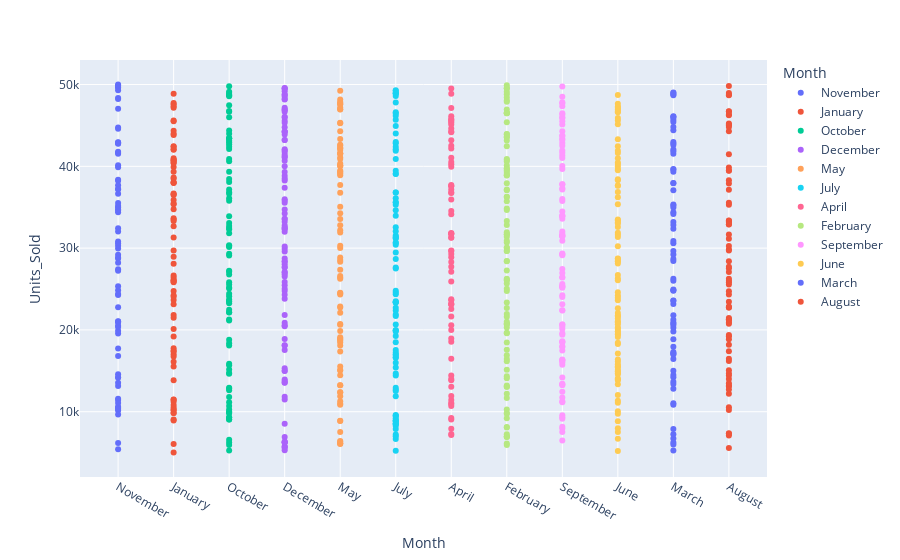

Notebook code for this chart:
### Markdown cell above
Using the Plotly library, we will make a scatterplot to see the distribution of sales in different months of the year


As we can see, the month with the highest number of sales was November,while the other months reach a lookalike result.
We personalize our scatterplot to be able to select the months we want to know their results.

### Code cell
fig = scatter_sales = px.scatter(data_frame=df,x="Month",y="Units_Sold",color="Month")
fig.show()

### Figure 1 — Plotly figure (JSON) as saved in the notebook; plotly's stock layout.template omitted (floating-point values rounded to 4 significant figures)
{"data": [{"hovertemplate": "Month=%{x}<br>Units_Sold=%{y}<extra></extra>", "legendgroup": "November", "marker": {"color": "#636efa", "symbol": "circle"}, "mode": "markers", "name": "November", "orientation": "v", "showlegend": true, "type": "scatter", "x": ["November", "November", "November", "November", "November", "November", "November", "November", "November", "November", "November", "November", "November", "November", "November", "November", "November", "November", "November", "November", "November", "November", "November", "November", "November", "November", "November", "November", "November", "November", "November", "November", "November", "November", "November", "November", "November", "November", "November", "November", "November", "November", "November", "November", "November", "November", "November", "November", "November", "November", "November", "November", "November", "November", "November", "November", "November", "November", "November", "November", "November", "November", "November", "November", "November", "November", "November", "November", "November", "November", "November", "November"], "xaxis": "x", "y": [48356, 35160, 44734, 42942, 10473, 27420, 38355, 29193, 34384, 28721, 10605, 42901, 30797, 30282, 35528, 11440, 19555, 48229, 24267, 49992, 49696, 17729, 41529, 10147, 44606, 37209, 28203, 38234, 11602, 41786, 49607, 40146, 47036, 37697, 35001, 24849, 32418, 39891, 10346, 49315, 5398, 30607, 11072, 29941, 36635, 19905, 41655, 42755, 28857, 42813, 9668, 20895, 34614, 20355, 14576, 49867, 27222, 32047, 25327, 34752, 21022, 20526, 13131, 13551, 14199, 16821, 6167, 24397, 37241, 14181, 21072, 22761], "yaxis": "y"}, {"hovertemplate": "Month=%{x}<br>Units_Sold=%{y}<extra></extra>", "legendgroup": "January", "marker": {"color": "#EF553B", "symbol": "circle"}, "mode": "markers", "name": "January", "orientation": "v", "showlegend": true, "type": "scatter", "x": ["January", "January", "January", "January", "January", "January", "January", "January", "January", "January", "January", "January", "January", "January", "January", "January", "January", "January", "January", "January", "January", "January", "January", "January", "January", "January", "January", "January", "January", "January", "January", "January", "January", "January", "January", "January", "January", "January", "January", "January", "January", "January", "January", "January", "January", "January", "January", "January", "January", "January", "January", "January", "January", "January", "January", "January", "January", "January", "January", "January", "January", "January", "January", "January", "January", "January", "January", "January", "January", "January", "January", "January", "January", "January", "January", "January", "January", "January"], "xaxis": "x", "y": [9842, 39919, 10277, 35377, 35468, 43996, 9847, 17746, 26666, 40440, 40417, 47604, 24773, 24233, 42458, 40691, 38622, 42094, 19197, 26079, 23146, 10167, 47176, 21835, 31290, 32663, 23653, 44343, 37975, 6063, 16104, 40801, 26422, 21488, 42388, 48873, 10527, 33515, 9058, 5028, 26112, 20117, 13843, 40979, 25837, 38487, 11484, 17022, 25907, 28077, 15527, 36693, 45518, 33638, 38021, 36483, 47739, 11227, 33330, 29713, 38015, 45608, 34759, 39351, 17353, 17458, 11470, 40727, 35894, 16756, 36582, 47343, 24043, 28958, 43842, 10815, 8922, 42040], "yaxis": "y"}, {"hovertemplate": "Month=%{x}<br>Units_Sold=%{y}<extra></extra>", "legendgroup": "October", "marker": {"color": "#00cc96", "symbol": "circle"}, "mode": "markers", "name": "October", "orientation": "v", "showlegend": true, "type": "scatter", "x": ["October", "October", "October", "October", "October", "October", "October", "October", "October", "October", "October", "October", "October", "October", "October", "October", "October", "October", "October", "October", "October", "October", "October", "October", "October", "October", "October", "October", "October", "October", "October", "October", "October", "October", "October", "October", "October", "October", "October", "October", "October", "October", "October", "October", "October", "October", "October", "October", "October", "October", "October", "October", "October", "October", "October", "October", "October", "October", "October", "October", "October", "October", "October", "October", "October", "October", "October", "October", "October", "October", "October", "October", "October", "October", "October", "October", "October", "October", "October", "October", "October", "October", "October", "October", "October"], "xaxis": "x", "y": [25079, 39344, 33059, 31834, 23473, 24432, 43122, 36845, 29308, 46766, 42110, 43980, 49804, 18808, 12640, 11147, 27232, 12825, 21269, 24125, 25828, 30270, 44384, 9054, 30338, 6248, 42937, 43390, 30124, 22124, 10283, 36093, 32693, 33902, 6574, 14744, 9049, 26778, 46670, 37169, 22460, 43439, 21146, 38088, 18106, 9831, 36648, 32295, 9299, 14646, 12917, 49105, 22174, 15693, 23265, 35801, 40882, 48761, 47459, 27118, 15167, 25199, 42709, 23709, 40620, 23527, 48978, 42409, 38457, 5248, 43425, 46000, 29114, 48698, 10701, 15851, 48555, 18365, 5918, 25544, 32471, 11789, 9312, 10017, 9870], "yaxis": "y"}, {"hovertemplate": "Month=%{x}<br>Units_Sold=%{y}<extra></extra>", "legendgroup": "December", "marker": {"color": "#ab63fa", "symbol": "circle"}, "mode": "markers", "name": "December", "orientation": "v", "showlegend": true, "type": "scatter", "x": ["December", "December", "December", "December", "December", "December", "December", "December", "December", "December", "December", "December", "December", "December", "December", "December", "December", "December", "December", "December", "December", "December", "December", "December", "December", "December", "December", "December", "December", "December", "December", "December", "December", "December", "December", "December", "December", "December", "December", "December", "December", "December", "December", "December", "December", "December", "December", "December", "December", "December", "December", "December", "December", "December", "December", "December", "December", "December", "December", "December", "December", "December", "December", "December", "December", "December", "December", "December", "December", "December", "December", "December", "December", "December", "December", "December", "December", "December", "December", "December", "December", "December", "December", "December", "December", "December", "December", "December", "December", "December", "December", "December", "December", "December", "December", "December"], "xaxis": "x", "y": [41404, 30197, 33581, 41744, 48740, 38854, 45961, 46682, 5713, 45569, 28038, 49565, 44238, 27680, 15325, 13549, 33222, 34245, 24771, 48540, 18898, 46062, 23802, 6257, 46991, 5564, 27059, 42082, 5748, 47159, 6901, 29938, 29603, 32757, 25467, 32321, 32475, 49440, 14969, 44252, 40025, 27618, 6354, 20868, 37396, 20448, 11839, 35804, 41927, 41095, 43215, 27087, 32012, 32488, 5301, 25857, 44234, 24291, 18093, 21823, 17534, 48239, 38527, 35535, 28409, 49542, 13770, 49189, 48156, 46870, 14998, 38275, 28350, 44791, 25039, 26534, 43906, 26797, 43220, 34732, 48785, 6196, 45317, 35978, 11499, 39321, 8529, 33549, 13935, 13576, 40694, 20586, 41202, 28738, 6270, 18133], "yaxis": "y"}, {"hovertemplate": "Month=%{x}<br>Units_Sold=%{y}<extra></extra>", "legendgroup": "May", "marker": {"color": "#FFA15A", "symbol": "circle"}, "mode": "markers", "name": "May", "orientation": "v", "showlegend": true, "type": "scatter", "x": ["May", "May", "May", "May", "May", "May", "May", "May", "May", "May", "May", "May", "May", "May", "May", "May", "May", "May", "May", "May", "May", "May", "May", "May", "May", "May", "May", "May", "May", "May", "May", "May", "May", "May", "May", "May", "May", "May", "May", "May", "May", "May", "May", "May", "May", "May", "May", "May", "May", "May", "May", "May", "May", "May", "May", "May", "May", "May", "May", "May", "May", "May", "May", "May", "May", "May", "May", "May", "May", "May", "May", "May", "May", "May", "May", "May", "May", "May", "May", "May", "May", "May", "May", "May", "May"], "xaxis": "x", "y": [33569, 18843, 41525, 18692, 13232, 15114, 26398, 11893, 47626, 39458, 27370, 8911, 14474, 18456, 6123, 45334, 28850, 42633, 47580, 24321, 28564, 6327, 32171, 41568, 6052, 39375, 42197, 30014, 40125, 6153, 42546, 18939, 38906, 15518, 6420, 20632, 12383, 40905, 19861, 41079, 24535, 49226, 41555, 7516, 39080, 17357, 22115, 22852, 10974, 22736, 12389, 20719, 36767, 40333, 47868, 40023, 41984, 13242, 34267, 31908, 37706, 26582, 10849, 30306, 11269, 46989, 18093, 48177, 44299, 28331, 46947, 47752, 43332, 24495, 40117, 42278, 19094, 45270, 35066, 8861, 32810, 39209, 47189, 15046, 26242], "yaxis": "y"}, {"hovertemplate": "Month=%{x}<br>Units_Sold=%{y}<extra></extra>", "legendgroup": "July", "marker": {"color": "#19d3f3", "symbol": "circle"}, "mode": "markers", "name": "July", "orientation": "v", "showlegend": true, "type": "scatter", "x": ["July", "July", "July", "July", "July", "July", "July", "July", "July", "July", "July", "July", "July", "July", "July", "July", "July", "July", "July", "July", "July", "July", "July", "July", "July", "July", "July", "July", "July", "July", "July", "July", "July", "July", "July", "July", "July", "July", "July", "July", "July", "July", "July", "July", "July", "July", "July", "July", "July", "July", "July", "July", "July", "July", "July", "July", "July", "July", "July", "July", "July", "July", "July", "July", "July", "July", "July", "July", "July", "July", "July", "July", "July", "July", "July", "July", "July", "July", "July", "July", "July", "July", "July", "July", "July", "July", "July", "July", "July", "July"], "xaxis": "x", "y": [42814, 46622, 16670, 47805, 8478, 19958, 19956, 20670, 15402, 23385, 12692, 30671, 41898, 46169, 11907, 16989, 42383, 40904, 9495, 28660, 23503, 8291, 8891, 23339, 8970, 5233, 17561, 21699, 44925, 31559, 48881, 31357, 35304, 44025, 23375, 32062, 35610, 42975, 27507, 46453, 33968, 16592, 8844, 12534, 45702, 31264, 8524, 7218, 9612, 19271, 30406, 14436, 18488, 39059, 36813, 22371, 29472, 9468, 22720, 24791, 7886, 8582, 24571, 48935, 9218, 31163, 19804, 35570, 49315, 34623, 17245, 48598, 12945, 6668, 36096, 32558, 30645, 24373, 48966, 16921, 21874, 7001, 36808, 42093, 39446, 49214, 39083, 27633, 15989, 14668], "yaxis": "y"}, {"hovertemplate": "Month=%{x}<br>Units_Sold=%{y}<extra></extra>", "legendgroup": "April", "marker": {"color": "#FF6692", "symbol": "circle"}, "mode": "markers", "name": "April", "orientation": "v", "showlegend": true, "type": "scatter", "x": ["April", "April", "April", "April", "April", "April", "April", "April", "April", "April", "April", "April", "April", "April", "April", "April", "April", "April", "April", "April", "April", "April", "April", "April", "April", "April", "April", "April", "April", "April", "April", "April", "April", "April", "April", "April", "April", "April", "April", "April", "April", "April", "April", "April", "April", "April", "April", "April", "April", "April", "April", "April", "April", "April", "April", "April", "April", "April", "April", "April", "April", "April", "April", "April", "April", "April", "April", "April"], "xaxis": "x", "y": [16489, 39934, 48873, 44636, 28886, 14434, 31268, 46124, 45351, 13858, 29724, 44272, 20585, 37618, 41062, 43178, 27108, 10939, 11069, 14004, 37570, 27736, 45787, 23761, 34149, 23175, 28314, 45530, 49510, 31840, 45099, 9045, 10699, 13044, 31752, 44154, 40254, 37722, 7166, 7918, 47144, 25935, 42503, 21644, 11441, 11929, 31306, 37179, 29642, 7276, 29270, 31758, 18543, 22560, 36810, 36747, 31764, 23160, 35933, 42179, 19979, 45686, 34547, 23633, 23104, 40542, 9244, 18952], "yaxis": "y"}, {"hovertemplate": "Month=%{x}<br>Units_Sold=%{y}<extra></extra>", "legendgroup": "February", "marker": {"color": "#B6E880", "symbol": "circle"}, "mode": "markers", "name": "February", "orientation": "v", "showlegend": true, "type": "scatter", "x": ["February", "February", "February", "February", "February", "February", "February", "February", "February", "February", "February", "February", "February", "February", "February", "February", "February", "February", "February", "February", "February", "February", "February", "February", "February", "February", "February", "February", "February", "February", "February", "February", "February", "February", "February", "February", "February", "February", "February", "February", "February", "February", "February", "February", "February", "February", "February", "February", "February", "February", "February", "February", "February", "February", "February", "February", "February", "February", "February", "February", "February", "February", "February", "February", "February", "February", "February", "February", "February", "February", "February", "February", "February", "February", "February", "February", "February", "February", "February", "February", "February", "February", "February", "February", "February", "February", "February", "February", "February", "February", "February", "February", "February", "February", "February", "February"], "xaxis": "x", "y": [43626, 40762, 46508, 49926, 30045, 18455, 24769, 5936, 37079, 22676, 9747, 6899, 34848, 13064, 43953, 39676, 48811, 6131, 46488, 20301, 6954, 49549, 31673, 39076, 49553, 16158, 20661, 31387, 36239, 12202, 10259, 40890, 9846, 7242, 43169, 39495, 39308, 49117, 46945, 30682, 40582, 19653, 35728, 43928, 20724, 17571, 23362, 28434, 13052, 21015, 48413, 31688, 21955, 36286, 29636, 38922, 14104, 19586, 45392, 40110, 25048, 26264, 34648, 8085, 42443, 37934, 43543, 14342, 33324, 26040, 25668, 16912, 29655, 27263, 6983, 13199, 15141, 47887, 30036, 38877, 9210, 11691, 46554, 16435, 28383, 46496, 31946, 39777, 21620, 37161, 32822, 20775, 30908, 48062, 26136, 8137], "yaxis": "y"}, {"hovertemplate": "Month=%{x}<br>Units_Sold=%{y}<extra></extra>", "legendgroup": "September", "marker": {"color": "#FF97FF", "symbol": "circle"}, "mode": "markers", "name": "September", "orientation": "v", "showlegend": true, "type": "scatter", "x": ["September", "September", "September", "September", "September", "September", "September", "September", "September", "September", "September", "September", "September", "September", "September", "September", "September", "September", "September", "September", "September", "September", "September", "September", "September", "September", "September", "September", "September", "September", "September", "September", "September", "September", "September", "September", "September", "September", "September", "September", "September", "September", "September", "September", "September", "September", "September", "September", "September", "September", "September", "September", "September", "September", "September", "September", "September", "September", "September", "September", "September", "September", "September", "September", "September", "September", "September", "September", "September", "September", "September", "September", "September", "September", "September", "September", "September", "September", "September", "September", "September", "September", "September", "September", "September", "September", "September", "September", "September", "September", "September"], "xaxis": "x", "y": [41006, 46314, 33895, 33577, 7956, 26396, 27448, 16375, 41336, 31768, 29252, 47338, 37824, 18610, 30892, 26971, 40029, 39670, 23137, 20663, 41932, 37822, 11727, 25161, 24247, 22409, 22363, 19422, 43362, 25365, 25267, 37183, 15743, 47675, 25606, 34475, 11286, 49772, 20657, 9556, 25307, 42842, 26433, 29332, 37325, 45895, 6482, 18476, 43727, 17902, 9310, 16306, 17475, 31557, 31434, 7510, 16048, 18012, 33938, 36001, 45981, 47844, 13352, 33989, 41665, 12456, 35777, 19589, 46497, 48498, 18569, 31498, 11159, 29145, 20109, 16258, 14191, 13249, 45125, 32020, 44300, 20419, 45500, 43225, 24032, 31506, 9146, 43743, 13429, 8166, 42516], "yaxis": "y"}, {"hovertemplate": "Month=%{x}<br>Units_Sold=%{y}<extra></extra>", "legendgroup": "June", "marker": {"color": "#FECB52", "symbol": "circle"}, "mode": "markers", "name": "June", "orientation": "v", "showlegend": true, "type": "scatter", "x": ["June", "June", "June", "June", "June", "June", "June", "June", "June", "June", "June", "June", "June", "June", "June", "June", "June", "June", "June", "June", "June", "June", "June", "June", "June", "June", "June", "June", "June", "June", "June", "June", "June", "June", "June", "June", "June", "June", "June", "June", "June", "June", "June", "June", "June", "June", "June", "June", "June", "June", "June", "June", "June", "June", "June", "June", "June", "June", "June", "June", "June", "June", "June", "June", "June", "June", "June", "June", "June", "June", "June", "June", "June", "June", "June", "June", "June", "June", "June", "June", "June", "June", "June", "June", "June", "June", "June", "June", "June", "June", "June"], "xaxis": "x", "y": [41901, 41641, 16396, 18279, 21063, 21735, 33156, 39659, 24222, 15114, 11346, 20285, 40284, 45591, 26283, 26073, 22636, 45139, 32581, 33407, 40020, 14607, 36206, 26728, 36864, 19496, 28407, 11095, 15441, 14683, 46881, 22074, 8847, 37643, 37621, 47008, 24607, 42446, 19448, 13360, 20135, 21700, 14939, 10066, 30241, 31869, 20952, 13888, 7966, 45908, 17105, 35378, 18421, 28729, 46617, 14871, 6685, 15574, 20702, 9759, 13901, 28438, 47260, 38295, 31632, 43304, 47663, 28707, 33490, 16136, 39529, 40981, 23621, 46707, 48710, 14102, 7535, 33002, 19823, 38431, 28120, 19807, 40467, 5204, 21383, 12056, 15815, 19144, 31376, 47243, 23927], "yaxis": "y"}, {"hovertemplate": "Month=%{x}<br>Units_Sold=%{y}<extra></extra>", "legendgroup": "March", "marker": {"color": "#636efa", "symbol": "circle"}, "mode": "markers", "name": "March", "orientation": "v", "showlegend": true, "type": "scatter", "x": ["March", "March", "March", "March", "March", "March", "March", "March", "March", "March", "March", "March", "March", "March", "March", "March", "March", "March", "March", "March", "March", "March", "March", "March", "March", "March", "March", "March", "March", "March", "March", "March", "March", "March", "March", "March", "March", "March", "March", "March", "March", "March", "March", "March", "March", "March", "March", "March", "March", "March", "March", "March", "March", "March", "March", "March", "March", "March", "March", "March", "March", "March", "March", "March", "March", "March", "March", "March", "March", "March", "March", "March", "March"], "xaxis": "x", "y": [48973, 10853, 42986, 23608, 12796, 37917, 6244, 24860, 37071, 42072, 44415, 5250, 16995, 24788, 42786, 15005, 20261, 39623, 21784, 6731, 17179, 14492, 37977, 42594, 45678, 39686, 17306, 16444, 35346, 30604, 45929, 14208, 11050, 48694, 29212, 20599, 45408, 34976, 41534, 19819, 5985, 17951, 35223, 32367, 46131, 39353, 28418, 17097, 24934, 33184, 13667, 20902, 23185, 23576, 18869, 28663, 26249, 7882, 21235, 44806, 46070, 34400, 13384, 48818, 30887, 41855, 49035, 32814, 20751, 26012, 34185, 7242, 29651], "yaxis": "y"}, {"hovertemplate": "Month=%{x}<br>Units_Sold=%{y}<extra></extra>", "legendgroup": "August", "marker": {"color": "#EF553B", "symbol": "circle"}, "mode": "markers", "name": "August", "orientation": "v", "showlegend": true, "type": "scatter", "x": ["August", "August", "August", "August", "August", "August", "August", "August", "August", "August", "August", "August", "August", "August", "August", "August", "August", "August", "August", "August", "August", "August", "August", "August", "August", "August", "August", "August", "August", "August", "August", "August", "August", "August", "August", "August", "August", "August", "August", "August", "August", "August", "August", "August", "August", "August", "August", "August", "August", "August", "August", "August", "August", "August", "August", "August", "August", "August", "August", "August", "August", "August", "August", "August", "August", "August", "August", "August", "August", "August", "August", "August", "August", "August", "August"], "xaxis": "x", "y": [30262, 44274, 48747, 29827, 10546, 35303, 10225, 21473, 39856, 16191, 25560, 5580, 37151, 19216, 18192, 24322, 22754, 45014, 22727, 22851, 7317, 31132, 33233, 21220, 27540, 13998, 14433, 33352, 33377, 33205, 16469, 20899, 23432, 7095, 46249, 28395, 31674, 49808, 24716, 26258, 14684, 46727, 29723, 13150, 41476, 13144, 39481, 39447, 21319, 18855, 38300, 25822, 20762, 12203, 48951, 26006, 12727, 46338, 46693, 37890, 45238, 13477, 35554, 17385, 48701, 32897, 44803, 7360, 32930, 45111, 27074, 27739, 21248, 19369, 15078], "yaxis": "y"}], "layout": {"legend": {"title": {"text": "Month"}, "tracegroupgap": 0}, "margin": {"t": 60}, "xaxis": {"anchor": "y", "categoryarray": ["November", "January", "October", "December", "May", "July", "April", "February", "September", "June", "March", "August"], "categoryorder": "array", "domain": [0, 1], "title": {"text": "Month"}}, "yaxis": {"anchor": "x", "domain": [0, 1], "title": {"text": "Units_Sold"}}}}
